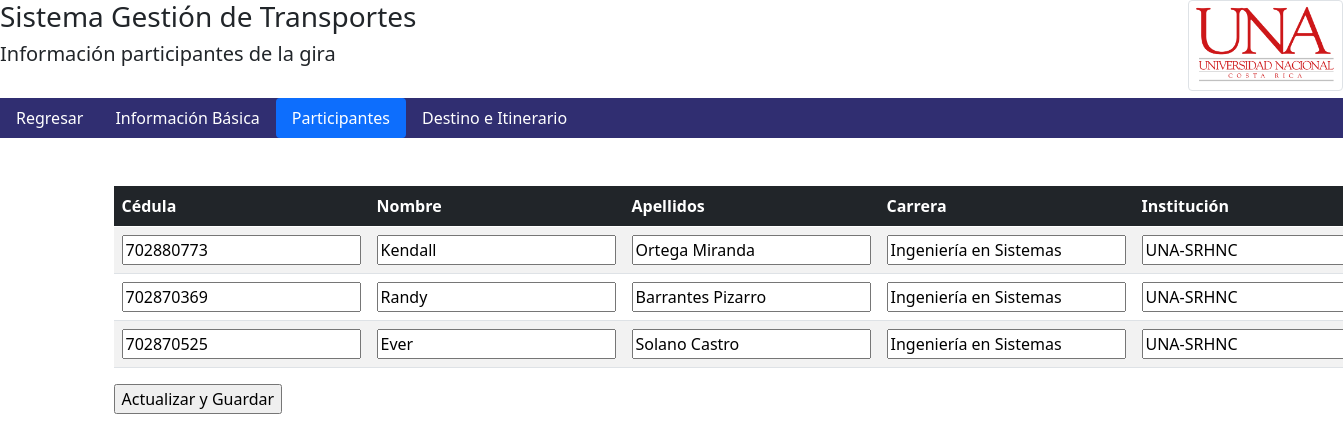
The page /View/participantesGira.php on the database its author committed.
### tables this page shows
CREATE TABLE `tbparticipante` (
  `tbparticipanteid` int(11) NOT NULL,
  `tbparticipantecedula` varchar(18) NOT NULL,
  `tbparticipantenombre` varchar(100) NOT NULL,
  `tbparticipanteapellidos` varchar(20) NOT NULL,
  `tbparticipantecarrera` varchar(200) NOT NULL,
  `tbparticipanteinstitucion` varchar(250) NOT NULL,
  `tbparticipanteidgira` int(11) NOT NULL
);

### data/ParticipantesData.php (called while the page is built, shortened)
<?php
include '../domain/Participante.php';
class ParticipantesData extends Data {
    public function getAllParticipantes() {
        $conn = mysqli_connect($this->server, $this->user, $this->password, $this->db);
        $conn->set_charset('utf8');
        $querySelect = "SELECT * FROM tbparticipante;";
        $result = mysqli_query($conn, $querySelect);
        $Participantes = [];
        while ($row = mysqli_fetch_array($result)) {
            $currentParticipante = new Participante($row['tbparticipanteid'], $row['tbparticipantecedula'], $row['tbparticipantenombre'],
            $row['tbparticipanteapellidos'], $row['tbparticipantecarrera'], $row['tbparticipanteinstitucion'], $row['tbparticipanteidgira']);
            array_push($Participantes, $currentParticipante);
        }
        return $Participantes;
    }
}

### business/ParticipantesBusiness.php (called while the page is built)
<?php
include '../data/ParticipantesData.php';
class ParticipantesBusiness {
    private $ParticipantesData;
    public function ParticipantesBusiness() {
        $this->ParticipantesData = new ParticipantesData();
    }
    public function getAllParticipantes() {
        return $this->ParticipantesData->getAllParticipantes();
    }
}

### domain/Participante.php (called while the page is built, shortened)
<?php
class Participante{
    private $participanteCedula;
    private $participanteNombre;
    private $participanteApellidos;
    private $participanteCarrera;
    private $participanteInstitucion;
    function Participante($participanteId, $participanteCedula, $participanteNombre, $participanteApellidos, $participanteCarrera, $participanteInstitucion, $giraId){
        $this->participanteCedula = $participanteCedula;
        $this->participanteNombre = $participanteNombre;
        $this->participanteApellidos = $participanteApellidos;
        $this->participanteCarrera = $participanteCarrera;
        $this->participanteInstitucion = $participanteInstitucion;
    }
    function getParticipanteCedula() {
        return $this->participanteCedula;
    }
    function getParticipanteNombre() {
        return $this->participanteNombre;
    }
    function getParticipanteApellidos() {
        return $this->participanteApellidos;
    }
    function getParticipanteCarrera() {
        return $this->participanteCarrera;
    }
    function getParticipanteInstitucion() {
        return $this->participanteInstitucion;
    }
}
?>

### View/participantesGira.php (the view, shortened to what this page needs)
<!DOCTYPE html>
<html lang="en">
<head>
    <link href="https://cdn.jsdelivr.net/npm/bootstrap@5.0.2/dist/css/bootstrap.min.css" rel="stylesheet">
    <?php
    include '../Business/ParticipantesBusiness.php';
    ?>
</head>
<img src="../Images/UNA-transparente.png" class="img-thumbnail" style="float:right" width="155" height="150">
<h3>Sistema Gestión de Transportes</h3>
<h5>Información participantes de la gira</h5>
<br>
<body>
    <ul class="nav nav-pills" style="background-color: #302E71">
        <li class="nav-item">
            <a class="nav-link" style="color: white" aria-current="page" href="./visualizarGiras.php">Regresar</a>
        </li>
        <li class="nav-item">
            <a class="nav-link" style="color: white" aria-current="page" href="./informacionGira.php">Información Básica</a>
        </li>
        <li class="nav-item">
            <a class="nav-link active" style="color: white" href="./participantesGira.php">Participantes</a>
        </li>
        <li class="nav-item">
            <a class="nav-link" style="color: white" aria-current="page" href="./destinoInformacionGira.php">Destino e Itinerario</a>
        </li>
    </ul>
    <br><br>
    <div class="container">
        <table class="table table-striped table-responsive">
            <thead class="table-dark">
                <tr>
                    <th>Cédula</th>
                    <th>Nombre</th>
                    <th>Apellidos</th>
                    <th>Carrera</th>
                    <th>Institución</th>
                </tr>
            </thead>
            <tbody>
                <?php
                $ParticipantesBusiness = new ParticipantesBusiness();
                $allParticipantes = $ParticipantesBusiness->getAllParticipantes();
                foreach ($allParticipantes as $current) {
                    echo '<td><input type="text" readonly name="tbparticipantecedula" id="tbparticipantecedula" value="' . $current->getParticipanteCedula() . '"/></td>';
                    echo '<td><input type="text" readonly name="tbparticipantenombre" id="tbparticipantenombre" value="' . $current->getParticipanteNombre() . '"/></td>';
                    echo '<td><input type="text" readonly name="tbparticipanteapellidos" id="tbparticipanteapellidos" value="' . $current->getParticipanteApellidos() . '"/></td>';
                    echo '<td><input type="text" readonly name="tbparticipantecarrera" id="tbparticipantecarrera" value="' . $current->getParticipanteCarrera() . '"/></td>';
                    echo '<td><input type="text" readonly name="tbparticipanteinstitucion" id="tbparticipanteinstitucion" value="' . $current->getParticipanteInstitucion() . '"/></td>';
                }
                ?>
            </tbody>
        </table>
        <input type="submit" value="Actualizar y Guardar" />
    </div>
</body>
</html>

### rows shown on the page
tbparticipante: tbparticipantecedula "702880773", tbparticipantenombre "Kendall", tbparticipanteapellidos "Ortega Miranda", tbparticipantecarrera "Ingeniería en Sistemas", tbparticipanteinstitucion "UNA-SRHNC"
tbparticipante: tbparticipantecedula "702870369", tbparticipantenombre "Randy", tbparticipanteapellidos "Barrantes Pizarro", tbparticipantecarrera "Ingeniería en Sistemas", tbparticipanteinstitucion "UNA-SRHNC"
tbparticipante: tbparticipantecedula "702870525", tbparticipantenombre "Ever", tbparticipanteapellidos "Solano Castro", tbparticipantecarrera "Ingeniería en Sistemas", tbparticipanteinstitucion "UNA-SRHNC"
